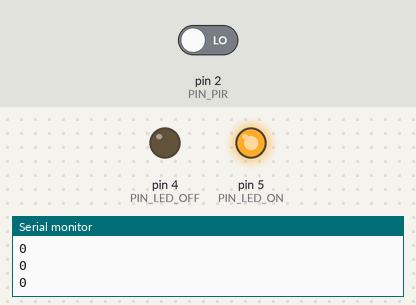
This sketch was run on a simulated Arduino Uno, built with avr-gcc and run on an emulated ATmega328P. On the bench: output pins drawn as LEDs (lit = HIGH), the last lines printed to the serial monitor. Inputs (shaded band) come from the test bench; at power-on: pin 2 (PIN_PIR) LOW.

Above: at 1.2 s.
1.3 s: pin 2 (PIN_PIR) driven HIGH
At 2.5 s:
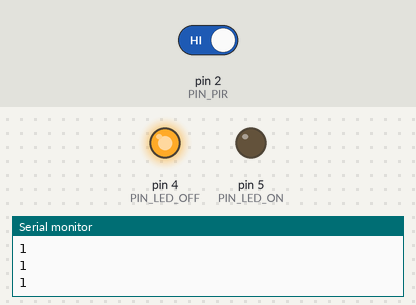
2.8 s: pin 2 (PIN_PIR) driven LOW
At 3.9 s:
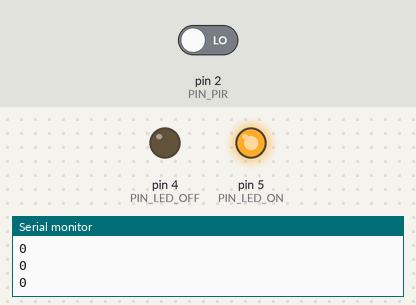
Timing chart, 0 to 5.8 s (numbered marks = the images above; inputs shaded):
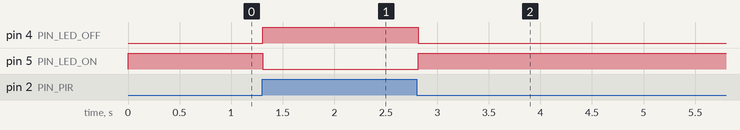

Measured:
- after the input at 1.3 s, pin 4 (PIN_LED_OFF): LOW → HIGH at once; pin 5 (PIN_LED_ON): HIGH → LOW at once
- after the input at 2.8 s, pin 4 (PIN_LED_OFF): HIGH → LOW at once; pin 5 (PIN_LED_ON): LOW → HIGH at once

The sketch:

motionSensorDebounce.ino
```cpp
/*
 * Show the status of the motion sensor
 * with an LED
 * Adam Harvey / SVA PIxD
 * Oct. 15, 2012455
 */

const int PIN_PIR = 2;
const int PIN_LED_ON = 5; // Blue
const int PIN_LED_OFF = 4; // Yellow

void setup(){
  Serial.begin(9600);
  pinMode(PIN_PIR, INPUT);
  pinMode(PIN_LED_ON,OUTPUT);
  pinMode(PIN_LED_OFF,OUTPUT);
}

void loop(){
  int pirVal = digitalRead(PIN_PIR);
  // 1 means no motion, 0 means motion
  digitalWrite(PIN_LED_ON,!pirVal);
  digitalWrite(PIN_LED_OFF,pirVal);
  Serial.println(pirVal);
  delay(20);
}
```
